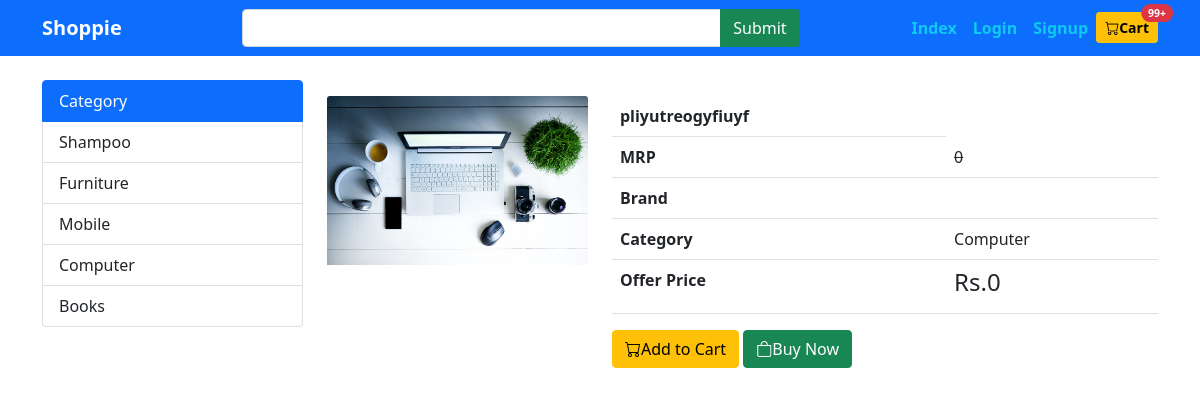
Screenshot of /view.php?id=3 with the database file from the repository.
### tables this page shows
CREATE TABLE `category` (
  `cat_id` int(11) NOT NULL,
  `cat_title` varchar(200) NOT NULL
);

CREATE TABLE `products` (
  `id` int(11) NOT NULL,
  `title` varchar(200) NOT NULL,
  `category` varchar(200) NOT NULL,
  `image` varchar(200) DEFAULT NULL,
  `brand` varchar(200) NOT NULL,
  `price` float NOT NULL,
  `discount_price` float NOT NULL,
  `description` text NOT NULL
);

### include/dbconfig.php (called while the page is built, shortened)
<?php
$connect= mysqli_connect(HOST,USER,PASS,DB) or die("db connection fail");
   function calling($table){
       global $connect;
       $array = [];
       $query = mysqli_query($connect,"select * from $table");
       while($row = mysqli_fetch_array($query)){
           $array[] = $row;
       }
       return $array;
   }
?>

### view.php (the view, shortened to what this page needs)
<?php include "include/dbconfig.php";
$ID = $_GET['id'];
$callingRecord = calling("products JOIN category ON products.category=category.cat_id where id='$ID'");
$row = $callingRecord[0];
?>
<!DOCTYPE html>
<html lang="en">
<head>
        <link href="https://cdn.jsdelivr.net/npm/bootstrap@5.1.3/dist/css/bootstrap.min.css" rel="stylesheet">
        <link rel="stylesheet" href="https://cdn.jsdelivr.net/npm/bootstrap-icons@1.8.1/font/bootstrap-icons.css">
</head>
<body>
        <?php include "include/header.php"; ?>
        <div class="container mt-4">
                <div class="row">
                        <div class="col-3">
                                <?php include "include/side.php"; ?>
                        </div>
                        <div class="col-9 mt-3">
                                <div class="row">
                                        <div class="col-4">
                                                <img src="productimages/<?= $row['image']; ?>" alt="" class="card-img-top">
                                        </div>
                                        <div class="col-8">
                                                <table class="table">
                                                        <tr>
                                                                <th><?= $row['title']; ?></th>
                                                        </tr>
                                                        <tr>
                                                                <th>MRP</th>
                                                                <td><del><?= $row['price']; ?></del></td>
                                                        </tr>
                                                        <tr>
                                                                <th>Brand</th>
                                                                <td><?= $row['brand']; ?></td>
                                                        </tr>
                                                        <tr>
                                                                <th>Category</th>
                                                                <td><?= $row['cat_title']; ?></td>
                                                        </tr>
                                                        <tr>
                                                                <th>Offer Price</th>
                                                                <td>
                                                                        <h4>Rs.<?= $row['discount_price']; ?></h4>
                                                                </td>
                                                        </tr>
                                                </table>
                                                <a href="view.php?p_id=<?= $row['id']; ?>&id=<?= $_GET['id']; ?>" class="btn btn-warning"><i class="bi bi-cart"></i>Add to Cart</a>
                                                <a href="" class="btn btn-success"><i class="bi bi-bag"></i>Buy Now</a>
                                        </div>
                                </div>
                        </div>
                </div>
        </div>
</body>
</html>

### include/side.php
<div class="list-group">
        <div class="list-group-item list-group-item-action active">Category</div>
        <?php
        $callingCat = calling("category");
        foreach ($callingCat as $cat) {
                $id = $cat['cat_id'];
                $title = $cat['cat_title'];
                echo "<a href='index.php?cat=$id' class='list-group-item list-group-item-action'>$title</a>";
        }
        ?>
</div>

### rows the page displays
category: cat_title "Shampoo"
category: cat_title "Furniture"
category: cat_title "Mobile"
category: cat_title "Computer"
category: cat_title "Books"
products: image (picture), title "pliyutreogyfiuyf", price "0", category.cat_title "Computer", discount_price "0"
